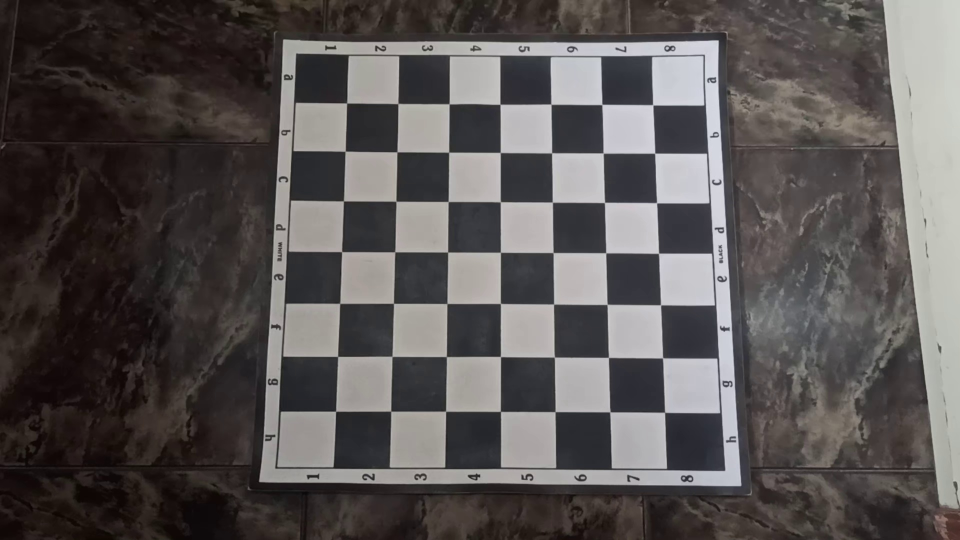
#> input picture test2/chess_1.jpg, 1920 x 1080 px (shown at 1/2 size); its folder holds only this picture in this run
$ python calibration.py
#> lines starting #> are read from the running program, lines starting #| are printed output that depends on the picture; after the words box and inside, x2 and y2 are one past the last pixel; in counts of white or black regions, pixels touching at a corner belong together
import numpy as np
import cv2 as cv
import glob


################ FIND CHESSBOARD CORNERS - OBJECT POINTS AND IMAGE POINTS #############################

chessboardSize = (7,7)
frameSize = (1920,1080)


# termination criteria
criteria = (cv.TERM_CRITERIA_EPS + cv.TERM_CRITERIA_MAX_ITER, 30, 0.001)


# prepare object points, like (0,0,0), (1,0,0), (2,0,0) ....,(6,5,0)
objp = np.zeros((chessboardSize[0] * chessboardSize[1], 3), np.float32)
objp[:,:2] = np.mgrid[0:chessboardSize[0],0:chessboardSize[1]].T.reshape(-1,2)

size_of_chessboard_squares_mm = 20
objp = objp * size_of_chessboard_squares_mm


# Arrays to store object points and image points from all the images.
objpoints = [] # 3d point in real world space
imgpoints = [] # 2d points in image plane.


images = glob.glob('*.jpg')

for image in images:

    img = cv.imread(image)
#> img is the input picture: shape (1080, 1920, 3); mean B, G, R 83.3, 84, 88.5
    gray = cv.cvtColor(img, cv.COLOR_BGR2GRAY)

    # Find the chess board corners
    ret, corners = cv.findChessboardCorners(gray, chessboardSize, None)
#> ret = True; corners = 49 rows, first 8: [693.9, 206.6], [796.4, 207.5], [898.5, 208], [1000.4, 208.8], [1102.4, 208.7], [1204.4, 209.3], [1306.1, 209.9], [690.5, 303]

    # If found, add object points, image points (after refining them)
    if ret == True:

        objpoints.append(objp)
        corners2 = cv.cornerSubPix(gray, corners, (11,11), (-1,-1), criteria)
#> corners2 = 49 rows, first 8: [693.7, 206.4], [796.3, 207.5], [898.6, 208.1], [1000.4, 208.9], [1102.4, 208.8], [1204.2, 209.4], [1306.1, 210.2], [690.8, 303]
        imgpoints.append(corners)

        # Draw and display the corners
        cv.drawChessboardCorners(img, chessboardSize, corners2, ret)
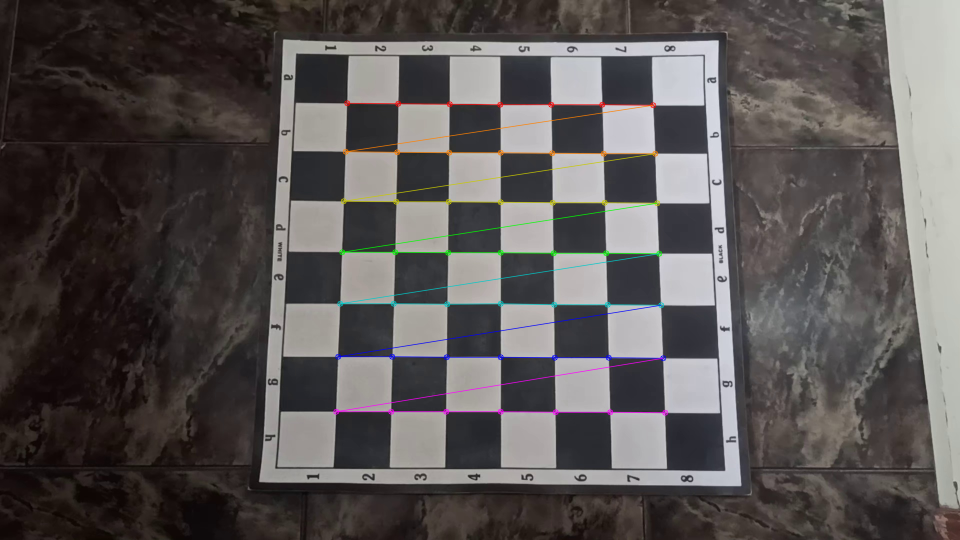
#> img: shape (1080, 1920, 3) (shown at 1/2 size); 1.38% of pixels changed, all inside (x1, y1, x2, y2) = (666, 200, 1337, 832)
        cv.imshow('img', img)
        cv.waitKey(1000)


cv.destroyAllWindows()


############## CALIBRATION #######################################################

ret, cameraMatrix, dist, rvecs, tvecs = cv.calibrateCamera(objpoints, imgpoints, frameSize, None, None)
#> ret = 0.269; cameraMatrix = [[2115.1, 0, 941.7], [0, 2107.8, 519.1], [0, 0, 1]]; dist = [[0.232, -2.83, 0.00391, -0.00805, 11.04]]; rvecs = ([-0.234, 0.00331, 0.00524],); tvecs = ([-48.37, -61.36, 415.8],)

print(cameraMatrix,dist)
#| [[2.11513468e+03 0.00000000e+00 9.41650463e+02]
#|  [0.00000000e+00 2.10778690e+03 5.19057485e+02]
#|  [0.00000000e+00 0.00000000e+00 1.00000000e+00]] [[ 2.31643109e-01 -2.82824836e+00  3.91202336e-03 -8.04959968e-03
#|    1.10424209e+01]]
# [39 lines of commented-out code are left out]
